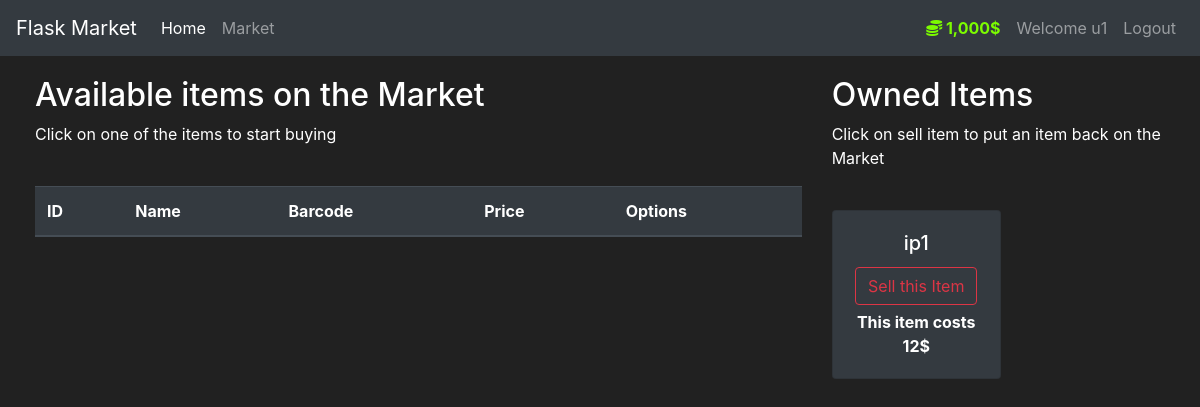
/market (signed in), run on an earlier commit of the app's database.
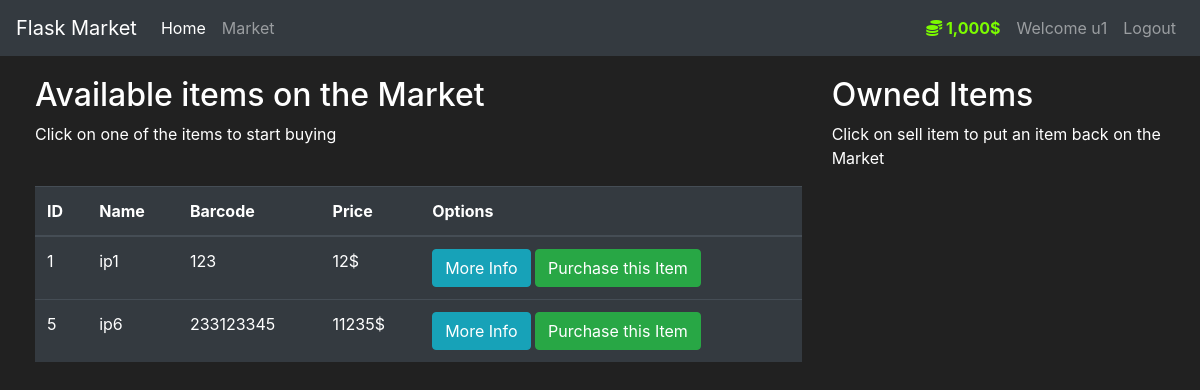
And on a later commit of the database.
### firstflask/models/model.py (models this page shows, shortened)
class User(db.Model, UserMixin):
    id = db.Column(db.Integer, primary_key=True)
    username = db.Column(db.String(length=30), unique=True, nullable=False)
    email_address = db.Column(db.String(length=100),
                              unique=True, nullable=False)
    password_hash = db.Column(db.String(length=60), nullable=False)
    budget = db.Column(db.Integer, nullable=False, default=1000)
    items = db.relationship('shopping_item', backref='owned_user', lazy=True)
    @property
    def password(self):
        return self.password
    @property
    def prettier_budget(self):
        if len(str(self.budget)) >= 4:
            return f"{str(self.budget)[:-3]},{str(self.budget)[-3:]}$"
        else:
            return f"{self.budget}$"

class shopping_item(db.Model):
    id = db.Column(db.Integer, primary_key=True)
    name = db.Column(db.String(length=30), nullable=False, unique=True)
    price = db.Column(db.Integer(), nullable=False)
    barcode = db.Column(db.String(length=12), nullable=False, unique=True)
    description = db.Column(db.String(length=3000),
                            nullable=False, unique=True)
    owner = db.Column(db.Integer(), db.ForeignKey("user.id"))

### firstflask/views/view.py (the view, shortened to what this page needs)
@app.route('/market', methods=['GET', 'POST'])
@login_required
def market_page():
    pForm = PurchaseItemForm()
    sForm = SellItemForm()
    if request.method == "GET":
        items = shopping_item.query.filter_by(owner=None)
        owned = shopping_item.query.filter_by(owner=current_user.id)
        return render_template('market.html', items=items, owned=owned, purchase_form=pForm, sell_form=sForm)

### firstflask/models/model.py (called while the page is built)
@login_manager.user_loader
def load_user(user_id):
    return User.query.get(int(user_id))

### firstflask/templates/market.html (shortened to what this page needs)
{% extends 'layout.html' %}
{% block content %}
<div class="row" style="margin-top:20px; margin-left:20px">
    <div class="col-8">
        <h2>Available items on the Market</h2>
        <p>Click on one of the items to start buying</p>
        <br>
        <table class="table table-hover table-dark">
            <thead>
                <tr>
                    <th scope="col">ID</th>
                    <th scope="col">Name</th>
                    <th scope="col">Barcode</th>
                    <th scope="col">Price</th>
                    <th scope="col">Options</th>
                </tr>
            </thead>
            <tbody>
                {% for item in items %}
                <tr>
                    <td>{{ item.id }}</td>
                    <td>{{ item.name }}</td>
                    <td>{{ item.barcode }}</td>
                    <td>{{ item.price }}$</td>
                    <td>
                        <button class="btn btn-outline btn-info" data-toggle="modal"
                            data-target="#Modal-MoreInfo-{{ item.id }}">More Info</button>
                        <button class="btn btn-outline btn-success" data-toggle="modal"
                            data-target="#Modal-PurchaseConfirm-{{ item.id }}">Purchase this Item</button>
                    </td>
                </tr>
                {% endfor %}
            </tbody>
        </table>
    </div>
    <div class="col-4">
        <h2>Owned Items</h2>
        <p>Click on sell item to put an item back on the Market</p>
        <br>
        <div class="row">
            {%for oitem in owned %}
            <div class="col-md-6">
                <div style="margin-bottom: 5px" class="card text-center bg-dark">
                    <div class="card-body">
                        <h5 class="card-title">{{ oitem.name }}</h5>
                        <button type="button" class="btn btn-outline-danger" style="margin-bottom: 5px"
                            data-toggle="modal" data-target="#Modal-SellingConfirm-{{ oitem.id }}">
                            Sell this Item
                        </button>
                        <p class="card-text"><strong>
                                This item costs {{ oitem.price }}$
                            </strong></p>
                    </div>
                </div>
            </div>
            {%endfor %}
        </div>
    </div>
</div>
{% endblock %}

### firstflask/templates/layout.html (shortened to what this page needs)
<!doctype html>
<html lang="en">
<head>
    <link rel="stylesheet" href="https://cdn.jsdelivr.net/npm/bootstrap@4.5.3/dist/css/bootstrap.min.css"
>
    <link rel="stylesheet" href="https://use.fontawesome.com/releases/v5.0.8/css/all.css"
>
    <link src="http://maxcdn.bootstrapcdn.com/font-awesome/4.1.0/css/font-awesome.min.css" rel="stylesheet">
    <link rel="stylesheet" href="https://cdnjs.cloudflare.com/ajax/libs/font-awesome/5.12.1/js/all.min.js"
>
    <link rel="stylesheet" href="https://cdnjs.cloudflare.com/ajax/libs/font-awesome/5.12.1/css/all.min.css">
</head>
<body>
    <nav class="navbar navbar-expand-md navbar-dark bg-dark">
        <a class="navbar-brand" href="#">Flask Market</a>
        <div class="collapse navbar-collapse" id="navbarNav">
            <ul class="navbar-nav mr-auto">
                <li class="nav-item active">
                    <a class="nav-link" href="{{ url_for('home_page') }}">Home </a>
                </li>
                <li class="nav-item">
                    <a class="nav-link" href="{{ url_for('market_page') }}">Market</a>
                </li>
            </ul>
            {% if current_user.is_authenticated %}
            <ul class="navbar-nav">
                <li class="nav-item">
                    <a class="nav-link" style="color:lawngreen;font-weight:bold">
                        <i class="fas fa-coins"></i>
                        {{current_user.prettier_budget}}
                    </a>
                </li>
                <li class="nav-item">
                    <a class="nav-link">Welcome {{current_user.username}}</a>
                </li>
                <li class="nav-item">
                    <a class="nav-link" href="{{url_for('logout_page')}}">Logout</a>
                </li>
            </ul>
            {% endif %}
        </div>
    </nav>
    {% block content %}
    {% endblock %}
</body>
</html>

### firstflask/templates/layout.html (style rules this page uses)
body { background-color: #212121; color: white }

What changed in the data, as far as the page shows it:
changed shopping_item "ip1": moves from the list under "Owned Items" to the list under "Available items on the Market"
added shopping_item: id "5", name "ip6", barcode "233123345", price "11235", shown under "Available items on the Market"
